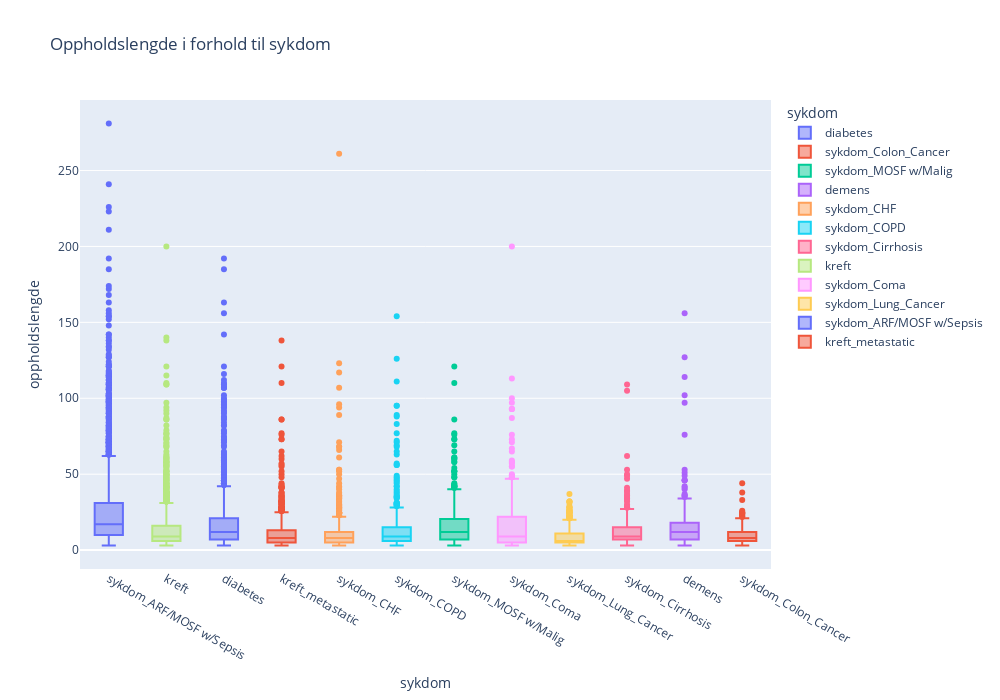

The notebook cell saved with this chart:
### Markdown cell above
#### 3.2.1 Fordeling av oppholdslengde for hver sykdom

### Code cell
disease_cols = { 
       'kreft_metastatic', 'kreft', 'sykdom_ARF/MOSF w/Sepsis',
       'sykdom_CHF', 'sykdom_COPD', 'sykdom_Cirrhosis', 'sykdom_Colon_Cancer',
       'sykdom_Coma', 'sykdom_Lung_Cancer', 'sykdom_MOSF w/Malig', 'diabetes', 
       'demens'
}

disease_cols = [col for col in disease_cols if col in train_df.columns]

disease_melted = pd.melt(train_df, 
                            id_vars=['oppholdslengde'], 
                            value_vars=disease_cols,
                            var_name='sykdom',
                            value_name='har_sykdom'
)
disease_melted = disease_melted[disease_melted['har_sykdom'] == True]

fig = px.box(disease_melted, 
             x='sykdom', 
             y='oppholdslengde',
             color='sykdom',
             title='Oppholdslengde i forhold til sykdom',
             labels={'Oppholdslengde': 'Oppholdslengde (dager)', 'sykdom':'sykdom'},
             width=1000,
             height=700
)
fig.update_layout(xaxis={'categoryorder':'total descending'})

### Figure 1 — Plotly figure (JSON) as saved in the notebook; plotly's stock layout.template omitted (floating-point values rounded to 4 significant figures; data arrays with more than 128 entries replaced by an {"elided": "..."} marker saying what was removed)
{"data": [{"alignmentgroup": "True", "hovertemplate": "sykdom=%{x}<br>oppholdslengde=%{y}<extra></extra>", "legendgroup": "diabetes", "marker": {"color": "#636efa"}, "name": "diabetes", "notched": false, "offsetgroup": "diabetes", "orientation": "v", "showlegend": true, "type": "box", "x": {"elided": "1077 str values"}, "x0": " ", "xaxis": "x", "y": {"elided": "1077 int values"}, "y0": " ", "yaxis": "y"}, {"alignmentgroup": "True", "hovertemplate": "sykdom=%{x}<br>oppholdslengde=%{y}<extra></extra>", "legendgroup": "sykdom_Colon_Cancer", "marker": {"color": "#EF553B"}, "name": "sykdom_Colon_Cancer", "notched": false, "offsetgroup": "sykdom_Colon_Cancer", "orientation": "v", "showlegend": true, "type": "box", "x": {"elided": "292 str values"}, "x0": " ", "xaxis": "x", "y": {"elided": "292 int values"}, "y0": " ", "yaxis": "y"}, {"alignmentgroup": "True", "hovertemplate": "sykdom=%{x}<br>oppholdslengde=%{y}<extra></extra>", "legendgroup": "sykdom_MOSF w/Malig", "marker": {"color": "#00cc96"}, "name": "sykdom_MOSF w/Malig", "notched": false, "offsetgroup": "sykdom_MOSF w/Malig", "orientation": "v", "showlegend": true, "type": "box", "x": {"elided": "436 str values"}, "x0": " ", "xaxis": "x", "y": {"elided": "436 int values"}, "y0": " ", "yaxis": "y"}, {"alignmentgroup": "True", "hovertemplate": "sykdom=%{x}<br>oppholdslengde=%{y}<extra></extra>", "legendgroup": "demens", "marker": {"color": "#ab63fa"}, "name": "demens", "notched": false, "offsetgroup": "demens", "orientation": "v", "showlegend": true, "type": "box", "x": {"elided": "187 str values"}, "x0": " ", "xaxis": "x", "y": {"elided": "187 int values"}, "y0": " ", "yaxis": "y"}, {"alignmentgroup": "True", "hovertemplate": "sykdom=%{x}<br>oppholdslengde=%{y}<extra></extra>", "legendgroup": "sykdom_CHF", "marker": {"color": "#FFA15A"}, "name": "sykdom_CHF", "notched": false, "offsetgroup": "sykdom_CHF", "orientation": "v", "showlegend": true, "type": "box", "x": {"elided": "799 str values"}, "x0": " ", "xaxis": "x", "y": {"elided": "799 int values"}, "y0": " ", "yaxis": "y"}, {"alignmentgroup": "True", "hovertemplate": "sykdom=%{x}<br>oppholdslengde=%{y}<extra></extra>", "legendgroup": "sykdom_COPD", "marker": {"color": "#19d3f3"}, "name": "sykdom_COPD", "notched": false, "offsetgroup": "sykdom_COPD", "orientation": "v", "showlegend": true, "type": "box", "x": {"elided": "571 str values"}, "x0": " ", "xaxis": "x", "y": {"elided": "571 int values"}, "y0": " ", "yaxis": "y"}, {"alignmentgroup": "True", "hovertemplate": "sykdom=%{x}<br>oppholdslengde=%{y}<extra></extra>", "legendgroup": "sykdom_Cirrhosis", "marker": {"color": "#FF6692"}, "name": "sykdom_Cirrhosis", "notched": false, "offsetgroup": "sykdom_Cirrhosis", "orientation": "v", "showlegend": true, "type": "box", "x": {"elided": "285 str values"}, "x0": " ", "xaxis": "x", "y": {"elided": "285 int values"}, "y0": " ", "yaxis": "y"}, {"alignmentgroup": "True", "hovertemplate": "sykdom=%{x}<br>oppholdslengde=%{y}<extra></extra>", "legendgroup": "kreft", "marker": {"color": "#B6E880"}, "name": "kreft", "notched": false, "offsetgroup": "kreft", "orientation": "v", "showlegend": true, "type": "box", "x": {"elided": "1860 str values"}, "x0": " ", "xaxis": "x", "y": {"elided": "1860 int values"}, "y0": " ", "yaxis": "y"}, {"alignmentgroup": "True", "hovertemplate": "sykdom=%{x}<br>oppholdslengde=%{y}<extra></extra>", "legendgroup": "sykdom_Coma", "marker": {"color": "#FF97FF"}, "name": "sykdom_Coma", "notched": false, "offsetgroup": "sykdom_Coma", "orientation": "v", "showlegend": true, "type": "box", "x": {"elided": "373 str values"}, "x0": " ", "xaxis": "x", "y": {"elided": "373 int values"}, "y0": " ", "yaxis": "y"}, {"alignmentgroup": "True", "hovertemplate": "sykdom=%{x}<br>oppholdslengde=%{y}<extra></extra>", "legendgroup": "sykdom_Lung_Cancer", "marker": {"color": "#FECB52"}, "name": "sykdom_Lung_Cancer", "notched": false, "offsetgroup": "sykdom_Lung_Cancer", "orientation": "v", "showlegend": true, "type": "box", "x": {"elided": "557 str values"}, "x0": " ", "xaxis": "x", "y": {"elided": "557 int values"}, "y0": " ", "yaxis": "y"}, {"alignmentgroup": "True", "hovertemplate": "sykdom=%{x}<br>oppholdslengde=%{y}<extra></extra>", "legendgroup": "sykdom_ARF/MOSF w/Sepsis", "marker": {"color": "#636efa"}, "name": "sykdom_ARF/MOSF w/Sepsis", "notched": false, "offsetgroup": "sykdom_ARF/MOSF w/Sepsis", "orientation": "v", "showlegend": true, "type": "box", "x": {"elided": "2100 str values"}, "x0": " ", "xaxis": "x", "y": {"elided": "2100 int values"}, "y0": " ", "yaxis": "y"}, {"alignmentgroup": "True", "hovertemplate": "sykdom=%{x}<br>oppholdslengde=%{y}<extra></extra>", "legendgroup": "kreft_metastatic", "marker": {"color": "#EF553B"}, "name": "kreft_metastatic", "notched": false, "offsetgroup": "kreft_metastatic", "orientation": "v", "showlegend": true, "type": "box", "x": {"elided": "1113 str values"}, "x0": " ", "xaxis": "x", "y": {"elided": "1113 int values"}, "y0": " ", "yaxis": "y"}], "layout": {"boxmode": "overlay", "height": 700, "legend": {"title": {"text": "sykdom"}, "tracegroupgap": 0}, "title": {"text": "Oppholdslengde i forhold til sykdom"}, "width": 1000, "xaxis": {"anchor": "y", "categoryarray": ["diabetes", "sykdom_Colon_Cancer", "sykdom_MOSF w/Malig", "demens", "sykdom_CHF", "sykdom_COPD", "sykdom_Cirrhosis", "kreft", "sykdom_Coma", "sykdom_Lung_Cancer", "sykdom_ARF/MOSF w/Sepsis", "kreft_metastatic"], "categoryorder": "total descending", "domain": [0, 1], "title": {"text": "sykdom"}}, "yaxis": {"anchor": "x", "domain": [0, 1], "title": {"text": "oppholdslengde"}}}}
